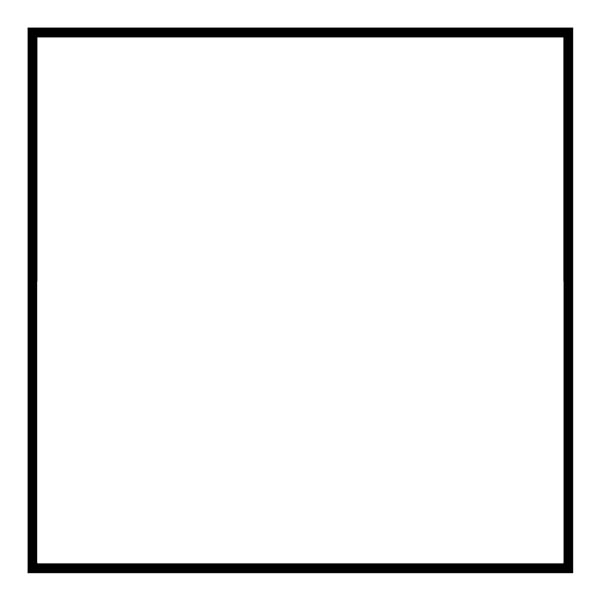
#> input picture square.jpg, 600 x 600 px
$ python canny.py
#> lines starting #> are read from the running program, lines starting #| are printed output that depends on the picture; after the words box and inside, x2 and y2 are one past the last pixel; in counts of white or black regions, pixels touching at a corner belong together
import cv2
import matplotlib.pyplot as plt
import numpy as np

product = []
im = cv2.imread('square.jpg')
#> im is the input picture: shape (600, 600, 3); min 0, max 255, mean 240.2
resized_image = cv2.resize(im, (64, 64))
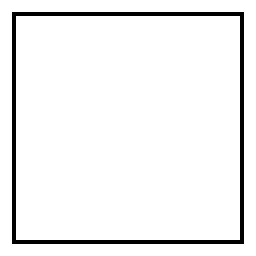
#> resized_image: shape (64, 64, 3) (shown 4 times larger); min 0, max 255, mean 240.8
edges = cv2.Canny(resized_image, 150, 250)
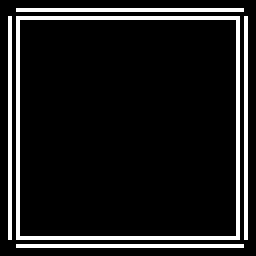
#> edges: shape (64, 64) (shown 4 times larger); 10.9% white in thin lines or dots, all inside (x1, y1, x2, y2) = (2, 2, 62, 62)


plt.subplot(121), plt.imshow(resized_image, cmap = 'gray')
plt.title('Original Image'), plt.xticks([]), plt.yticks([])
plt.subplot(122), plt.imshow(edges, cmap = 'gray')
plt.title('Edge Image'), plt.xticks([]), plt.yticks([])
b = edges.flatten()
#> b = 4096 values, max 255 at index 132, min 0 at index 0, mean 27.77
list_4096 = list(b)
#> list_4096 has the same summary as b
for n, i in enumerate(list_4096):
    if i == 255:
        list_4096[n] = 1
#> after the loop, list_4096 = 4096 values, max 1 at index 132, min 0 at index 0, mean 0.109
print(list_4096)
#> (printed output is left out)
plt.show()
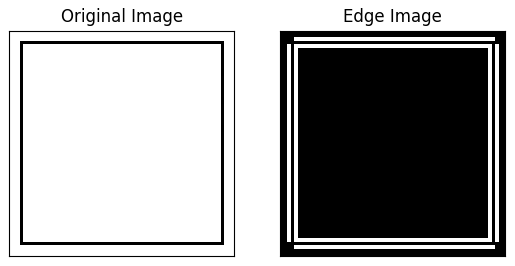
#> figure drawn by matplotlib, 2 panels
